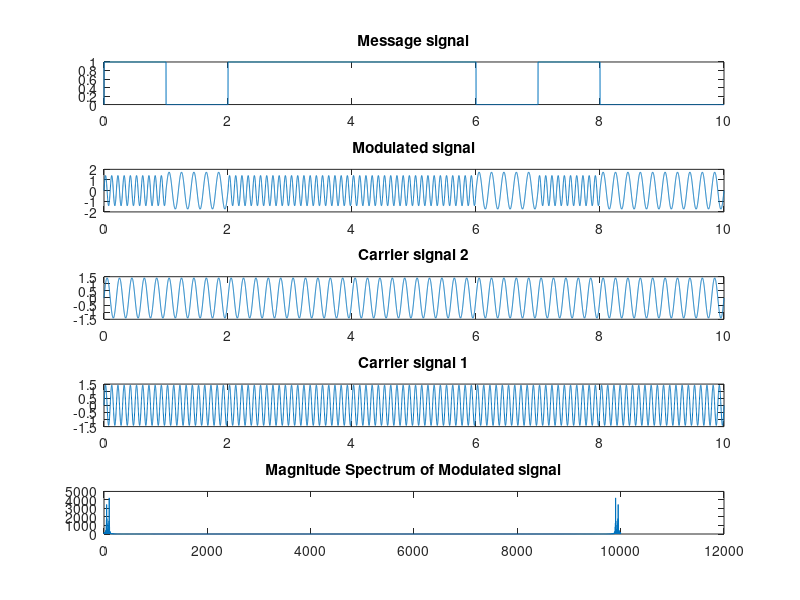

Write MATLAB code to recreate this figure.
Tb = 1;
N = 10;
FC1 = 10;
FC2 = 5;
time = 0:0.001:N * Tb;
Tc = 0.001:0.001:Tb;

C1 = sqrt(2 / Tb) * sin(2 * pi * FC1 * time);
C2 = sqrt(2 / Tb) * sin(2 * pi * FC2 * time);

M = randi([0, 1], 1, N);
Mod = 0;
Message = 0;

for i = 1:N
    if M(i) == 1
        Mod = [Mod, sqrt(2 / Tb) * sin(2 * pi * FC1 * Tc)];
        Message = [Message, ones(1, 1000)];
    else
        Mod = [Mod, sqrt(3 / Tb) * sin(2 * pi * FC2 * Tc)];
        Message = [Message, zeros(1, 1000)];
    end
end

subplot(5, 1, 1); plot(time, Message); title('Message signal');
subplot(5, 1, 2); plot(time, Mod); title('Modulated signal');
subplot(5, 1, 3); plot(time, C2); title('Carrier signal 2');
subplot(5, 1, 4); plot(time, C1); title('Carrier signal 1');
subplot(5, 1, 5); mag = abs(fft(Mod)); plot(mag); title('Magnitude Spectrum of Modulated signal');
